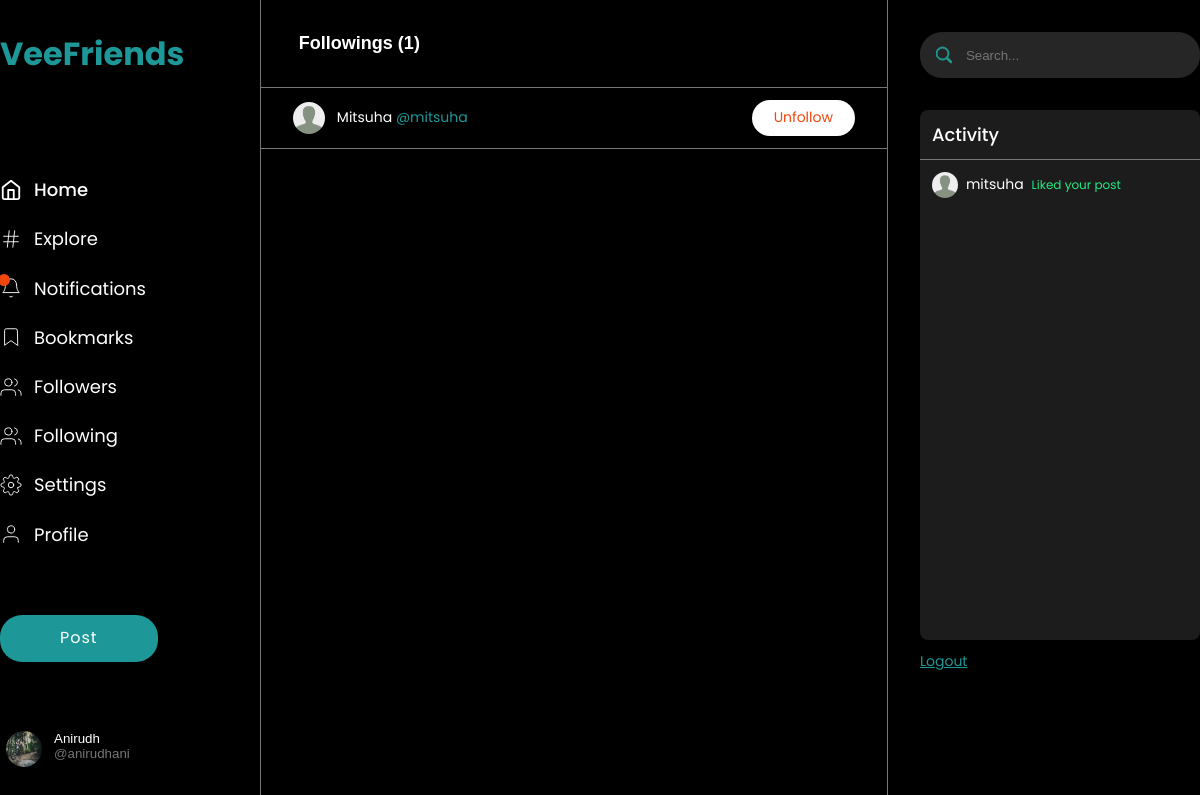
Screenshot of /user/followings (signed in) with the database file from the repository.
### accounts/models.py (models this page shows, shortened)
class User(AbstractBaseUser, PermissionsMixin):
    id = models.UUIDField(
        default=uuid.uuid4, primary_key=True, unique=True, editable=False
    )
    username = models.CharField(max_length=60, unique=True)
    email = models.CharField(max_length=255, unique=True)
    name = models.CharField(max_length=60)
    is_superuser = models.BooleanField(default=False)
    is_staff = models.BooleanField(default=False)
    is_active = models.BooleanField(default=True)
    date_joined = models.DateTimeField(auto_now=True)
    objects = UserManager()
    USERNAME_FIELD = "username"
    REQUIRED_FIELDS = ["email", "name"]
    class Meta:
        verbose_name = "User"
        verbose_name_plural = "Users"

class Profile(models.Model):
    user = models.OneToOneField(User, on_delete=models.CASCADE, related_name="profile")
    username = models.CharField(max_length=60)
    name = models.CharField(max_length=60)
    email = models.CharField(max_length=255)
    avatar = models.ImageField(default="default/avatar.jpg", upload_to="profile/")
    cover_picture = models.ImageField(
        default="default/cover_picture.jpg", upload_to="cover/"
    )
    bio = models.TextField(blank=True)
    followers = models.ManyToManyField(
        "self", blank=True, symmetrical=False, related_name="follower"
    )
    following = models.ManyToManyField(
        "self", blank=True, symmetrical=False, related_name="follow"
    )
    created_at = models.DateTimeField(auto_now_add=True)
    updated_at = models.DateTimeField(auto_now=True)
    @property
    def get_absolute_url(self):
        return reverse("profile", kwargs={"username": self.username})
    def __str__(self):
        return self.username
    class Meta:
        verbose_name = "Profile"
        verbose_name_plural = "Profiles"
        ordering = ["-created_at"]

### posts/models.py (models this page shows)
class ActivityMessage(models.Model):
    user = models.ForeignKey(Profile, on_delete=models.CASCADE)
    notification = models.TextField()
    post = models.ForeignKey(Post, on_delete=models.CASCADE, null=True, blank=True)
    created_at = models.DateTimeField(auto_now_add=True)
    updated_at = models.DateTimeField(auto_now=True)
    class Meta:
        verbose_name = "Activity message"
        verbose_name_plural = "Activity messages"

### accounts/views.py (the view)
# urls.py: path("followings", views.followings, name="followings"),
@login_required(login_url="login")
def followings(request):
    user = request.user.profile
    user_followings = user.following.all()
    context = {"followings": user_followings}
    return render(request, "user/followings.html", context)

### posts/models.py (called while the page is built)
    @property
    def get_absolute_url(self):
        return reverse("view_post", kwargs={"post_id": self.id})

### accounts/templates/user/followings.html
{% extends 'main.html' %}{% load static %} {% block content %}
<main id="Following" class="following wrapper">
  <div class="following__grid w-100">
    {% include 'sidebar.html' %}
    <section class="following__grid__following">
      <div class="following_header">
        <button type="button">Followings ({{followings.count}})</button>
      </div>
      <ul class="all_followings">
        {% if followings.count == 0 %}
        <div style="text-align: center; font-size: 22px; padding: 12px">No followings</div>
        {% else %} {% for following in followings %}
        <li class="flex flex-ai-c flex-jc-sb">
          <div class="flex flex-ai-c flex-jc-s gp-12">
            <a href="{% url 'profile' following.id %}" class="user-img">
              <img src="{{following.avatar.url}}" alt="" />
            </a>
            <div>
              <a href="{% url 'profile' following.id %}" class="name">{{following.name}}</a>
              <a href="{% url 'profile' following.id %}" class="username"
                >@{{following.username}}</a
              >
            </div>
          </div>
          <a href="{% url 'follow' following.id %}" class="follow_btn">Unfollow</a>
        </li>
        {% endfor %} {% endif %}
      </ul>
    </section>
    {% include 'activitybar.html' %}
  </div>
</main>
{% endblock %}

### templates/sidebar.html (shortened to what this page needs)
<div class="sidebar py-32">
  <div class="sidebar__logo">
    <a href="{% url 'home' %}"><h1>VeeFriends</h1></a>
  </div>
  <ul class="sidebar__links">
    <li class="link active">
      <a href="{% url 'home' %}">
        <span>Home</span></a
      >
    </li>
    <li class="link">
      <a href="{% url 'search' %}?q="
        >
        <span>Explore</span></a
      >
    </li>
    <li class="link">
      <a href="{% url 'notifications' %}">
        <svg
          xmlns="http://www.w3.org/2000/svg"
          width="24"
          height="24"
          viewBox="0 0 24 24"
          fill="none"
          stroke="currentColor"
          stroke-width="2"
          stroke-linecap="round"
          stroke-linejoin="round"
          class="feather feather-bell"
        >
          <path d="M18 8A6 6 0 0 0 6 8c0 7-3 9-3 9h18s-3-2-3-9"></path>
          <path d="M13.73 21a2 2 0 0 1-3.46 0"></path>
        </svg>
        <span class="notification"></span>
        <span>Notifications</span></a
      >
    </li>
    <li class="link">
      <a href="{% url 'bookmark' %}">
        <svg
          xmlns="http://www.w3.org/2000/svg"
          width="24"
          height="24"
          viewBox="0 0 24 24"
          fill="none"
          stroke="currentColor"
          stroke-width="2"
          stroke-linecap="round"
          stroke-linejoin="round"
          class="feather feather-bookmark"
        >
          <path d="M19 21l-7-5-7 5V5a2 2 0 0 1 2-2h10a2 2 0 0 1 2 2z"></path>
        </svg>
        <span>Bookmarks</span></a
      >
    </li>
    <li class="link">
      <a href="{% url 'followers' %}">
        <span>Followers</span></a
      >
    </li>
    <li class="link">
      <a href="{% url 'followings' %}">
        <span>Following</span></a
      >
    </li>
    <li class="link">
      <a href="{% url 'settings' %}">
        <span>Settings</span></a
      >
    </li>
    <li class="link">
      <a href="{{request.user.profile.get_absolute_url}}">
        <svg
          xmlns="http://www.w3.org/2000/svg"
          width="20"
          height="20"
          viewBox="0 0 24 24"
          fill="none"
          stroke="#000"
          stroke-width="1"
          stroke-linecap="round"
          stroke-linejoin="round"
          class="feather feather-user"
        >
          <path d="M20 21v-2a4 4 0 0 0-4-4H8a4 4 0 0 0-4 4v2"></path>
          <circle cx="12" cy="7" r="4"></circle>
        </svg>
        <span>Profile</span>
      </a>
    </li>
  </ul>
  <div class="sidebar__post-btn">
    <a href="{% url 'create_post' %}">Post</a>
  </div>
  <button type="button" class="sidebar__user flex flex-ai-s flex-jc-s" id="logout-btn">
    <div class="user-img">
      <img src="{{request.user.profile.avatar.url}}" alt="" />
    </div>
    <div class="flex flex-ai-s" style="flex-direction: column">
      <span class="name">{{request.user.profile.name}}</span>
      <span class="username">@{{request.user.profile.username}}</span>
    </div>
  </button>
</div>

### templates/activitybar.html
<div class="rightSidebar py-32">
  <div class="rightSidebar__search">
    <form action="{% url 'search' %}">
      <div class="form-control flex flex-ai-c gp-12">
        <?xml version="1.0" ?><svg
          class="bi bi-search"
          fill="#28a17d"
          height="16"
          viewBox="0 0 16 16"
          width="16"
          xmlns="http://www.w3.org/2000/svg"
        >
          <path
            d="M11.742 10.344a6.5 6.5 0 1 0-1.397 1.398h-.001c.03.04.062.078.098.115l3.85 3.85a1 1 0 0 0 1.415-1.414l-3.85-3.85a1.007 1.007 0 0 0-.115-.1zM12 6.5a5.5 5.5 0 1 1-11 0 5.5 5.5 0 0 1 11 0z"
          />
        </svg>
        <input type="text" placeholder="Search..." name="q" />
      </div>
    </form>
  </div>
  <div class="rightSidebar__activity">
    <div class="title"><span>Activity</span></div>
    <ul id="ActivityBar">
      {% for notify in request.user.profile.activity.message.all %}
      <li>
        <a href="{{notify.post.get_absolute_url}}">
          <div class="user-img">
            <img src="{{notify.user.avatar.url}}" alt="" />
          </div>
          <div class="name"><span>{{notify.user}}</span></div>
          <span class="body accept">{{notify.notification}}</span>
        </a>
      </li>
      {% endfor %}
    </ul>
  </div>
  <div class="rightSidebar__logout_btn">
    {% if request.user.is_authenticated %}
    <a href="{% url 'logout' %}">Logout</a>
    {% else %}
    <a href="{% url 'login' %}">Login</a>
    {% endif %}
  </div>
</div>

### rows the page displays
User: user.profile.avatar (picture), user.profile.name "Anirudh", user.profile.username "anirudhani"
Profile: avatar (placeholder picture), name "Mitsuha", username "mitsuha"
ActivityMessage: user.avatar (placeholder picture), user "mitsuha", notification "Liked your post"

### other values shown
{{ followings.count }} "1"
